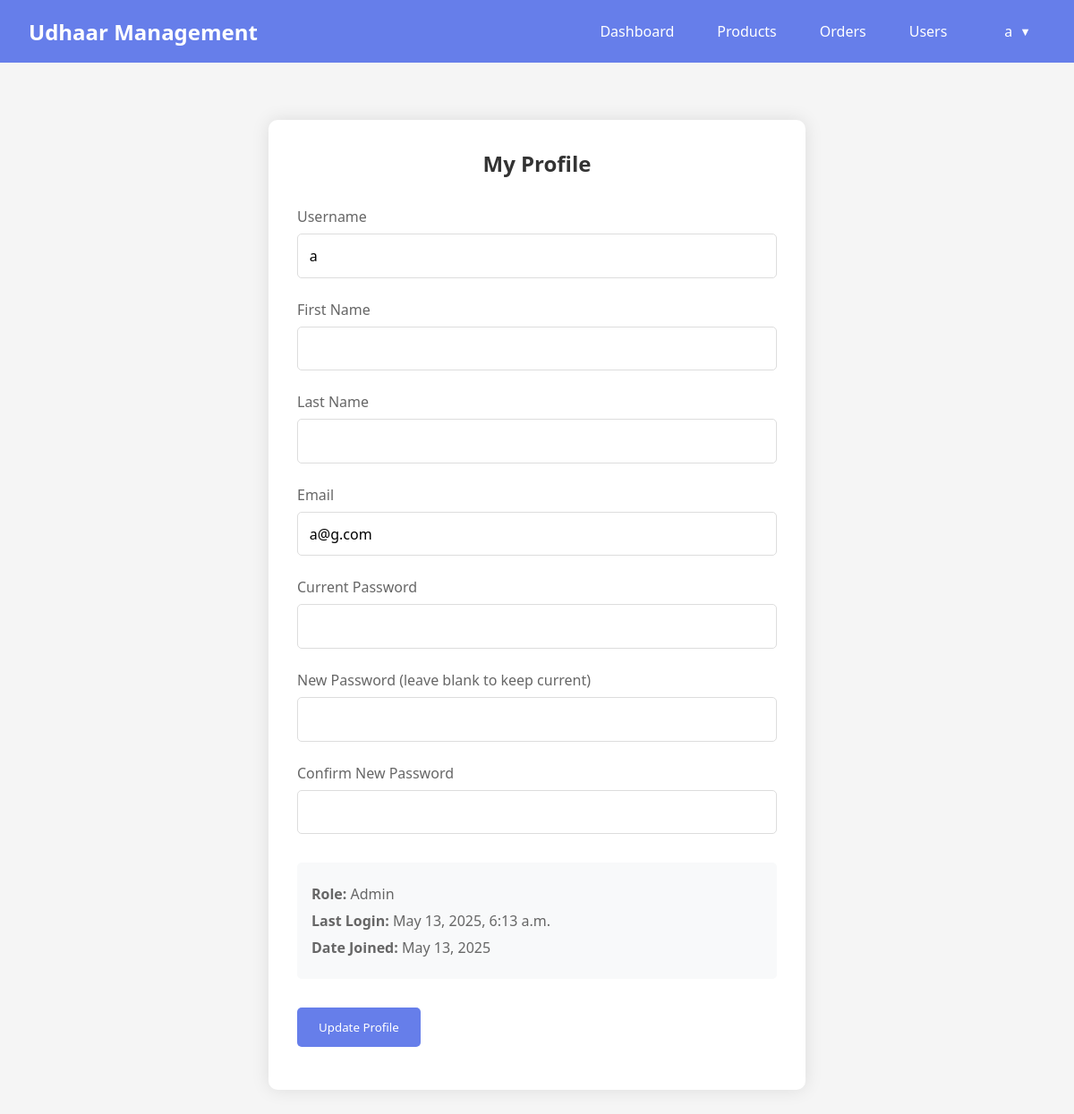
The page /profile/ (signed in) on the database as committed earlier.
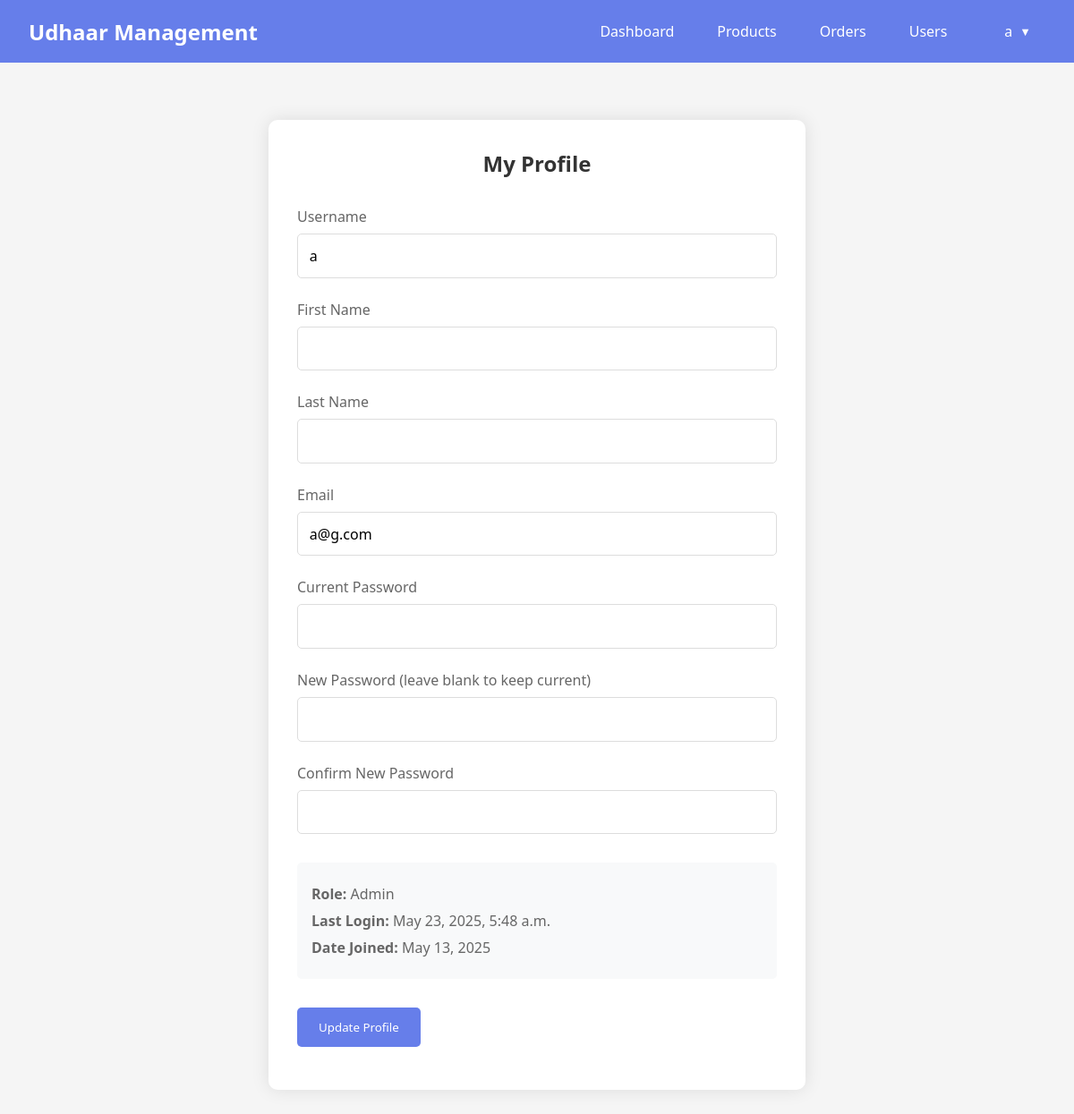
The same page on the database as committed later.
### myapp/models.py (models this page shows, shortened)
class User(AbstractUser):
    ROLE_CHOICES = (
        ('admin', 'Admin'),
        ('entry_operator', 'Entry Operator'),
        ('accountant', 'Accountant'),
        ('order_manager', 'Order Manager'),
        ('product_manager', 'Product Manager'),
        ('user', 'User'),
    )
    role = models.CharField(max_length=20, choices=ROLE_CHOICES, default='user')
    udhaar = models.DecimalField(max_digits=10, decimal_places=2, default=0.00)
    due_date = models.DateField(null=True, blank=True)
    created_at = models.DateTimeField(auto_now_add=True)
    updated_at = models.DateTimeField(auto_now=True)

### myapp/views.py (the view, shortened to what this page needs)
# urls.py: path('profile/', views.profile, name='profile'),
@login_required
def profile(request):
    return render(request, 'myapp/profile.html')

### myapp/templates/myapp/profile.html (shortened to what this page needs)
{% extends 'myapp/base.html' %}
{% block content %}
<section class="profile-section">
  <div class="profile-container">
    <div class="profile-header">
      <h2>My Profile</h2>
    </div>
    <div class="profile-content">
      <form method="post" class="profile-form">
        <div class="form-group">
          <label for="username">Username</label>
          <input type="text" id="username" name="username" value="{{ user.username }}" required {% if not user.is_superuser %}readonly{% endif %}>
        </div>
        <div class="form-group">
          <label for="first_name">First Name</label>
          <input type="text" id="first_name" name="first_name" value="{{ user.first_name }}" required>
        </div>
        <div class="form-group">
          <label for="last_name">Last Name</label>
          <input type="text" id="last_name" name="last_name" value="{{ user.last_name }}" required>
        </div>
        <div class="form-group">
          <label for="email">Email</label>
          <input type="email" id="email" name="email" value="{{ user.email }}" required>
        </div>
        <div class="form-group">
          <label for="current_password">Current Password</label>
          <input type="password" id="current_password" name="current_password">
        </div>
        <div class="form-group">
          <label for="new_password">New Password (leave blank to keep current)</label>
          <input type="password" id="new_password" name="new_password">
        </div>
        <div class="form-group">
          <label for="confirm_password">Confirm New Password</label>
          <input type="password" id="confirm_password" name="confirm_password">
        </div>
        <div class="profile-info">
          <p><strong>Role:</strong> {{ user.get_role_display }}</p>
          <p><strong>Last Login:</strong> {{ user.last_login|date:"F j, Y, g:i a" }}</p>
          <p><strong>Date Joined:</strong> {{ user.date_joined|date:"F j, Y" }}</p>
        </div>
        <div class="button-group">
          <button type="submit" class="action-btn">Update Profile</button>
        </div>
      </form>
    </div>
  </div>
</section>
{% endblock %}

### myapp/templates/myapp/base.html (shortened to what this page needs)
{% load static %}
<!DOCTYPE html>
<html lang="en">
  <head>
    <link rel="stylesheet" href="{% static 'myapp/css/styles.css' %}" />
  </head>
  <body>
    {% if user.is_authenticated %}
    <nav class="navbar">
      <div class="logo">Udhaar Management</div>
      <div class="nav-links">
        <a href="{% url 'dashboard' %}" class="nav-btn">Dashboard</a>
        {% if perms.myapp.view_product %}
        <a href="{% url 'products' %}" class="nav-btn">Products</a>
        {% endif %}
        {% if perms.myapp.view_order %}
        <a href="{% url 'orders' %}" class="nav-btn">Orders</a>
        {% endif %}
        {% if perms.myapp.view_user %}
        <a href="{% url 'users' %}" class="nav-btn">Users</a>
        {% endif %}
        <div class="user-menu">
          <span class="username">{{ user.get_full_name|default:user.username }}</span>
        </div>
      </div>
    </nav>
    {% endif %}
    <div class="container">
      {% block content %}{% endblock %}
    </div>
  </body>
</html>

Rows that differ between the two databases and show on the page:
changed User "Admin": last_login "May 13, 2025, 6:13 a.m." → "May 23, 2025, 5:48 a.m."
